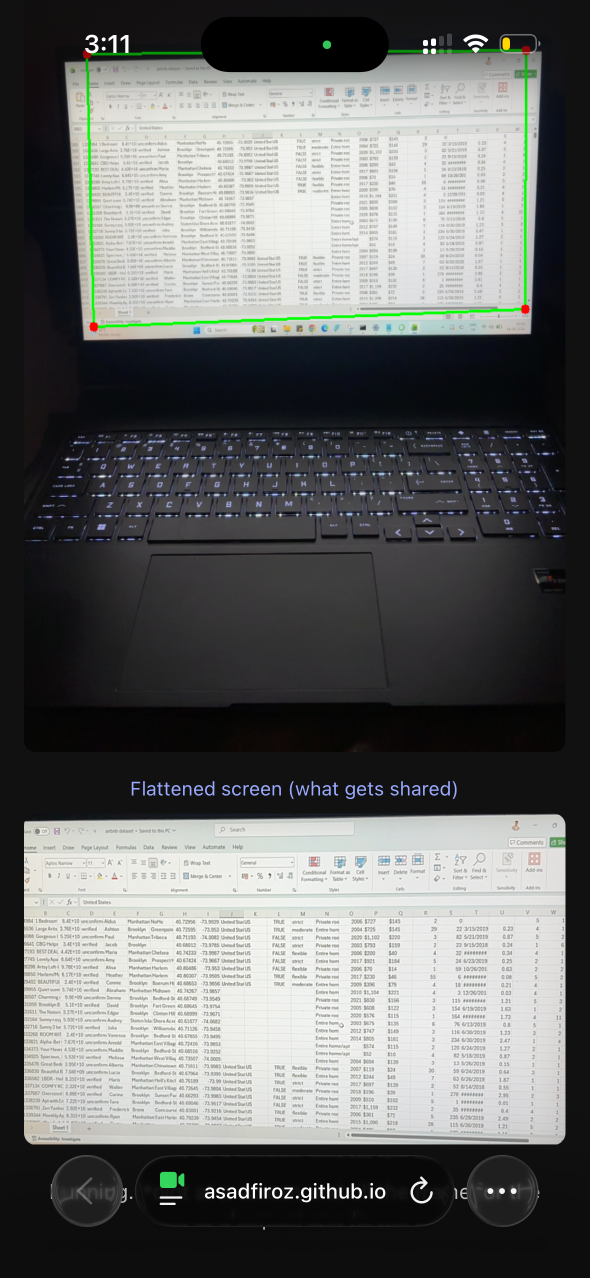
#> input picture Detection-1.PNG, 1179 x 2556 px, given in place of Sample_Clip.mov, which was not available (shown at 1/2 size)
$ python step2_detect.py
#> lines starting #> are read from the running program, lines starting #| are printed output that depends on the picture; after the words box and inside, x2 and y2 are one past the last pixel; in counts of white or black regions, pixels touching at a corner belong together; pictures that were not available may be replaced by others from this repository, and a replacement may not be noted
#> in main, frame is the input picture: shape (2556, 1179, 3); mean B, G, R 102, 102.8, 101.4
"""
Step 2: Find the laptop screen in each frame (classical computer vision).

We don't train anything yet. We use the same trick a document scanner uses:
the screen is a big four-sided shape, so we look for the largest convex
quadrilateral in the frame and assume that's the screen.

This is fast, needs no data, and lets us build and test the rest of the
pipeline immediately. It is also fragile in messy lighting - which is exactly
why we replace this step with a trained YOLO model later. For now it teaches
the core ideas and gives us a working scaffold.
"""

import cv2
import numpy as np

SOURCE = "Sample_Clip.mov" # see step1_capture.py for how to point this at phone footage


def find_screen(frame):
    """Return the screen's 4 corners as a (4,2) float32 array, or None."""

    # 1. Grayscale. We care about *brightness edges*, not color, and working
    #    on one channel instead of three is faster.
    gray = cv2.cvtColor(frame, cv2.COLOR_BGR2GRAY)

    # 2. Blur. Smooths away fine texture and noise so the next step latches
    #    onto big boundaries (the screen edge) instead of every speck.
    blurred = cv2.GaussianBlur(gray, (5, 5), 0)

    # 3. Canny edge detection. Marks pixels where brightness changes sharply.
    #    The screen's border against its surroundings becomes a bright outline.
    edges = cv2.Canny(blurred, 50, 150)
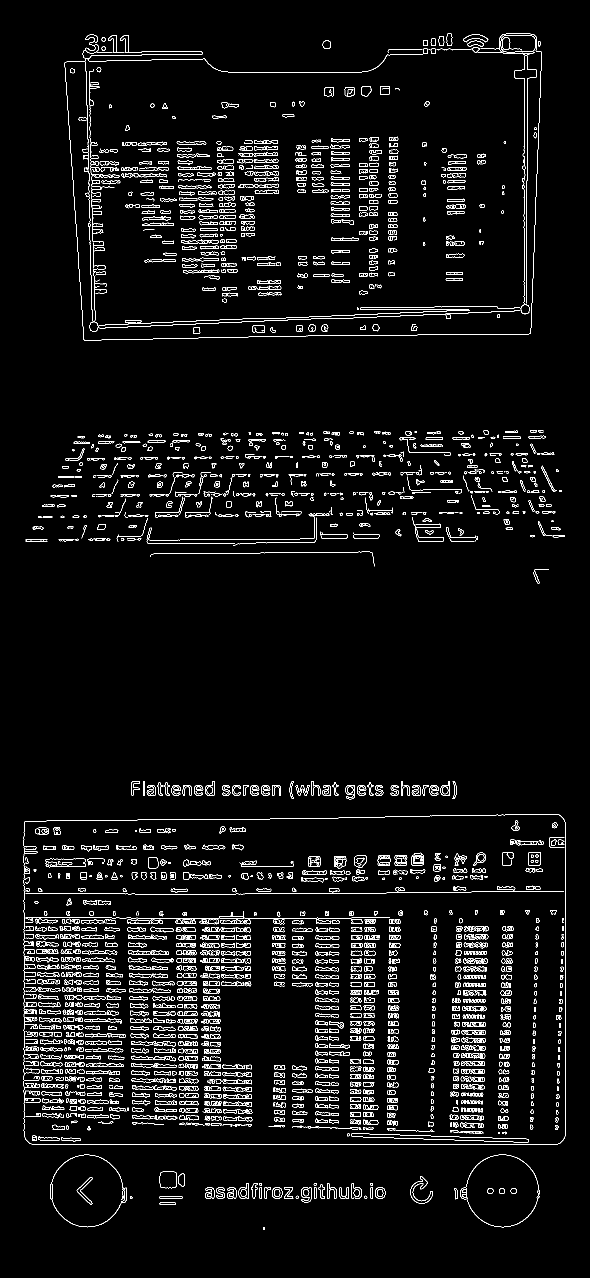
#> edges: shape (2556, 1179) (shown at 1/2 size); 4.1% white in thin lines or dots, all inside (x1, y1, x2, y2) = (47, 67, 1132, 2460)

    # 4. Dilate. Thickens those edge pixels slightly to close small gaps, so
    #    the outline forms one continuous loop we can trace.
    edges = cv2.dilate(edges, np.ones((3, 3), np.uint8), iterations=1)
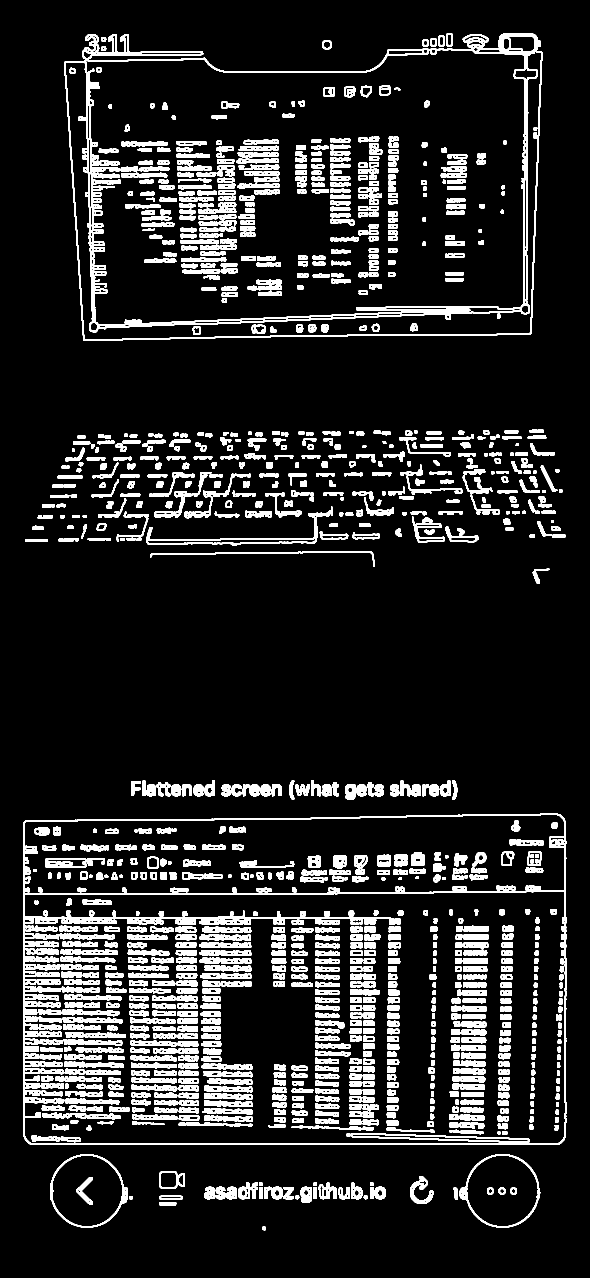
#> edges: shape (2556, 1179) (shown at 1/2 size); 12.5% white; 1210 white regions

    # 5. Find contours: continuous edge loops. RETR_EXTERNAL keeps only the
    #    outermost loops, so we get the screen's border, not the content edges
    #    inside it.
    contours, _ = cv2.findContours(edges, cv2.RETR_EXTERNAL, cv2.CHAIN_APPROX_SIMPLE)
#> contours = 315 contours; largest, box (x1, y1, x2, y2) and area: (46, 1627, 1133, 2290) 709514, (128, 66, 1085, 682) 519078, (919, 2308, 1081, 2456) 17326, (100, 2308, 255, 2456) 17194, (292, 1013, 666, 1092) 3952
    if not contours:
        return None

    # 6. Biggest shapes first - the screen is one of the largest things in view.
    contours = sorted(contours, key=cv2.contourArea, reverse=True)

    frame_area = frame.shape[0] * frame.shape[1]
#> frame_area = 3013524
    for c in contours[:5]:
        # 7. Simplify the wobbly contour into a clean polygon. approxPolyDP
        #    drops points that don't add much shape; a rectangle collapses to
        #    its 4 corners. epsilon scales with the contour's perimeter.
        perimeter = cv2.arcLength(c, True)
        approx = cv2.approxPolyDP(c, 0.02 * perimeter, True)

        # 8. Accept it only if it's a 4-cornered, convex shape covering a real
        #    chunk of the frame. That rules out triangles, dented blobs and
        #    tiny stray quads.
        if len(approx) == 4 and cv2.isContourConvex(approx):
            if cv2.contourArea(approx) > 0.10 * frame_area:
                return approx.reshape(4, 2).astype("float32")
#> this loop made 1 pass
#> (perimeter, approx) on pass 1: (3512.9, [[1128, 1636], [48, 1642], [50, 2280], [1121, 2287]])

    return None


def main():
    cap = cv2.VideoCapture(SOURCE)
    if not cap.isOpened():
        raise SystemExit(f"Could not open video source: {SOURCE}")

    # Make the display window resizable and scale the video to fit it, instead
    # of opening at the video's full pixel size. A phone clip is often larger
    # than your monitor, so the default window would only show the top-left
    # corner of each frame. WINDOW_NORMAL lets the whole frame scale down to
    # fit, and you can drag the window edges to resize it however you like.
    window = "Step 2 - screen detection (press q to quit)"
    cv2.namedWindow(window, cv2.WINDOW_NORMAL)
    cv2.resizeWindow(window, 1280, 720)

    while True:
        ok, frame = cap.read()
        if not ok:
            break

        corners = find_screen(frame)
#> corners = [[1128, 1636], [48, 1642], [50, 2280], [1121, 2287]]
        if corners is not None:
            pts = corners.astype(int)
#> pts has the same summary as corners
            cv2.polylines(frame, [pts], True, (0, 255, 0), 3)      # green outline
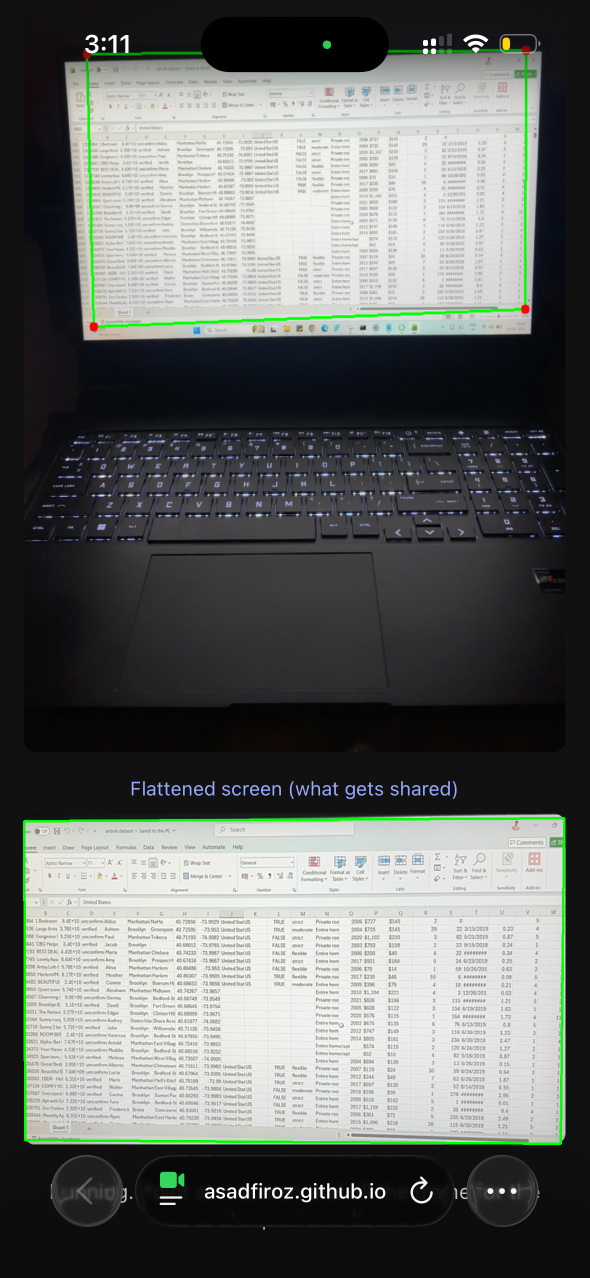
#> frame: shape (2556, 1179, 3) (shown at 1/2 size); 0.57% of pixels changed, all inside (x1, y1, x2, y2) = (46, 1634, 1131, 2290)
            for (x, y) in pts:
                cv2.circle(frame, (x, y), 6, (0, 0, 255), -1)      # red corner dots
#> this loop made 4 passes
#> frame: shape (2556, 1179, 3); 0.01% of pixels changed, all inside (x1, y1, x2, y2) = (42, 1630, 1135, 2294)

        cv2.imshow(window, frame)
        if cv2.waitKey(1) & 0xFF == ord("q"):
#> (key q is pressed here)
            break

    cap.release()
    cv2.destroyAllWindows()


if __name__ == "__main__":
    main()
